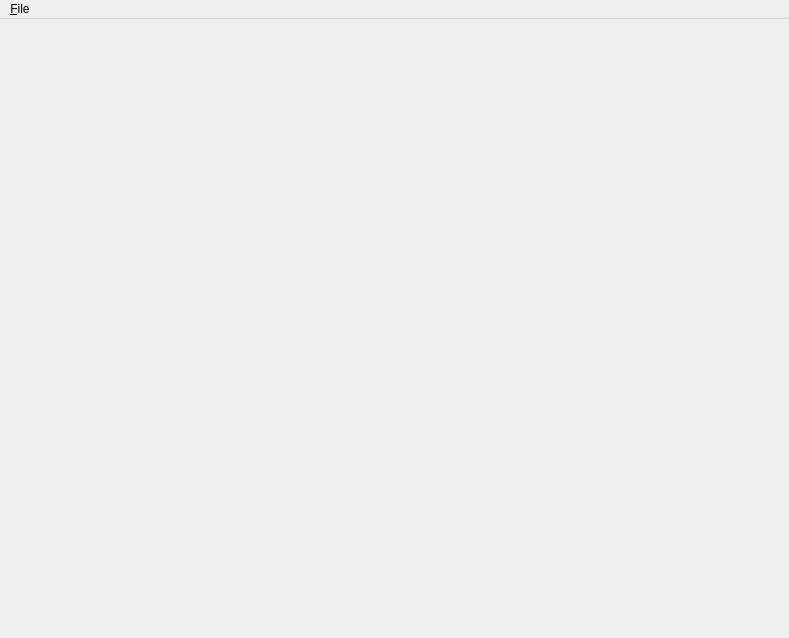
<?xml version="1.0" encoding="UTF-8"?>
<ui version="4.0">
 <class>MainWindow</class>
 <widget class="QMainWindow" name="MainWindow">
  <property name="geometry">
   <rect>
    <x>0</x>
    <y>0</y>
    <width>789</width>
    <height>638</height>
   </rect>
  </property>
  <property name="windowTitle">
   <string>MainWindow</string>
  </property>
  <widget class="ShapeView" name="centralWidget"/>
  <widget class="QMenuBar" name="menuBar">
   <property name="geometry">
    <rect>
     <x>0</x>
     <y>0</y>
     <width>789</width>
     <height>24</height>
    </rect>
   </property>
   <widget class="QMenu" name="menu_File">
    <property name="title">
     <string>&amp;File</string>
    </property>
    <addaction name="action_file_open"/>
    <addaction name="separator"/>
    <addaction name="action_quit"/>
   </widget>
   <addaction name="menu_File"/>
  </widget>
  <action name="action_file_open">
   <property name="text">
    <string>&amp;Open</string>
   </property>
   <property name="shortcut">
    <string>Ctrl+O</string>
   </property>
  </action>
  <action name="action_quit">
   <property name="text">
    <string>&amp;Quit</string>
   </property>
   <property name="shortcut">
    <string>Ctrl+Q</string>
   </property>
  </action>
 </widget>
 <layoutdefault spacing="6" margin="11"/>
 <customwidgets>
  <customwidget>
   <class>ShapeView</class>
   <extends>QWidget</extends>
   <header>ShapeView.h</header>
   <container>1</container>
  </customwidget>
 </customwidgets>
 <resources/>
 <connections/>
</ui>
